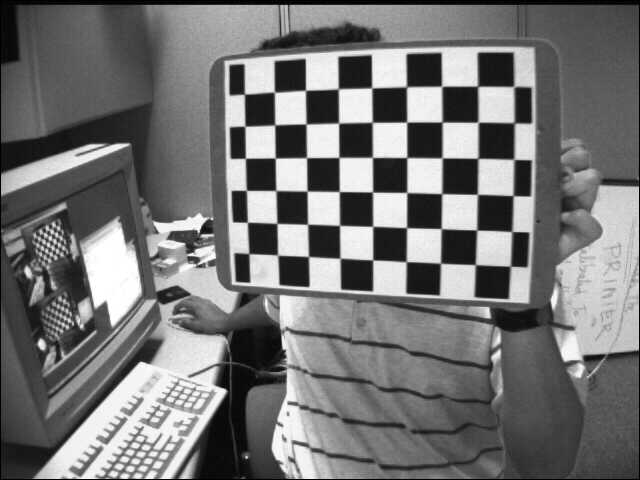
#> input picture left/left01.jpg, 640 x 480 px, given in place of left01.jpg.jpg, which was not available
$ python rectify.py left/left01.jpg   (older library calls are emulated)
#> lines starting #> are read from the running program, lines starting #| are printed output that depends on the picture; long printed decimals are rounded; pictures that were not available may be replaced by others from this repository, and a replacement may not be noted
import cv2, sys
import numpy as np
import matplotlib.pyplot as plt
from PIL import Image
name = sys.argv[1]
imgl = cv2.imread('left/left' + name + '.jpg', 0)
#> imgl is the input picture: shape (480, 640); min 0, max 255, mean 116.6
imgr = cv2.imread('right/right' + name + '.jpg', 0)
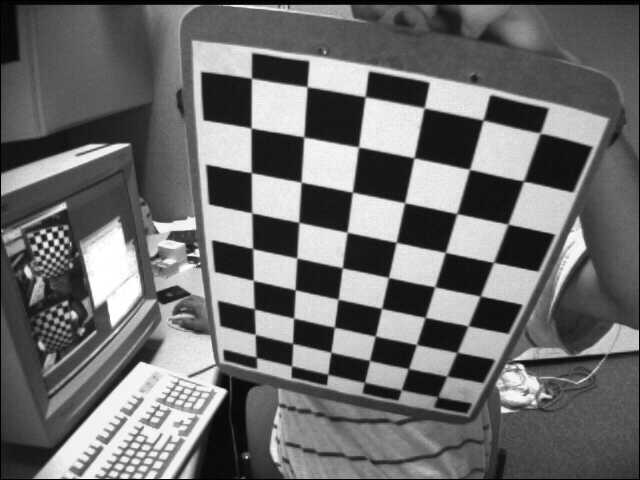
#> input picture left/left02.jpg, 640 x 480 px, given in place of left01.jpg.jpg, which was not available
#> imgr is the input picture: shape (480, 640); min 0, max 255, mean 109
h, w = imgl.shape
#> h = 480; w = 640
# help(cv2.stereoRectify)
cml = np.load('cameraMatrix1.npy')
#> (reads cameraMatrix1.npy from the repository)
dcl = np.load('distCoeffs1.npy')
#> (reads distCoeffs1.npy from the repository)
cmr = np.load('cameraMatrix2.npy')
#> (reads cameraMatrix2.npy from the repository)
dcr = np.load('distCoeffs2.npy')
#> (reads distCoeffs2.npy from the repository)
R = np.load('R.npy')
T = np.load('T.npy')

R1, R2, P1, P2, Q, validPixROI1, validPixROI2 = cv2.stereoRectify(cml, dcl, cmr, dcr, (w, h), R, T, 1, (0,0))
#> validPixROI1 = (0, 0, 640, 480); validPixROI2 = (0, 0, 640, 480)
print(P1)
#| [[534.933   0.         341.351    0.        ]
#|  [  0.         534.933 243.340    0.        ]
#|  [  0.           0.           1.           0.        ]]
print(P2)
#| [[ 5.34933156e+02  0.00000000e+00  3.41350861e+02 -1.78041986e+03]
#|  [ 0.00000000e+00  5.34933156e+02  2.43340427e+02  0.00000000e+00]
#|  [ 0.00000000e+00  0.00000000e+00  1.00000000e+00  0.00000000e+00]]
Left_Stereo_Map = cv2.initUndistortRectifyMap(cml, dcl, R1, P1, (w, h), cv2.CV_16SC2)
Right_Stereo_Map= cv2.initUndistortRectifyMap(cmr, dcr, R2, P2, (w, h), cv2.CV_16SC2)

Left_rectified= cv2.remap(imgl, Left_Stereo_Map[0],Left_Stereo_Map[1], cv2.INTER_LANCZOS4, cv2.BORDER_CONSTANT, 0)
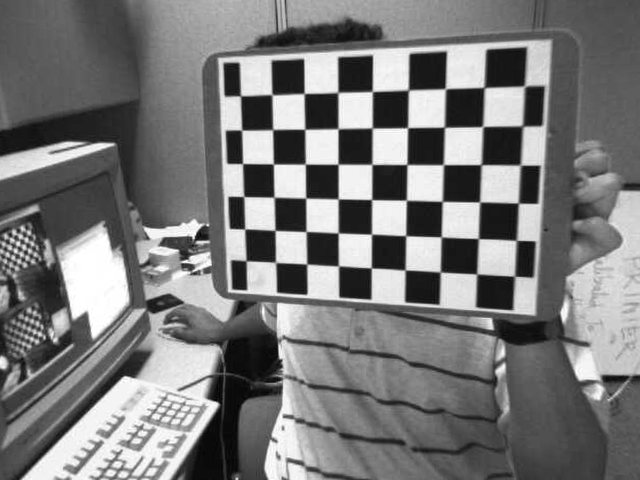
#> Left_rectified: shape (480, 640); min 1, max 255, mean 121.4
Right_rectified= cv2.remap(imgr, Right_Stereo_Map[0],Right_Stereo_Map[1], cv2.INTER_LANCZOS4, cv2.BORDER_CONSTANT, 0)
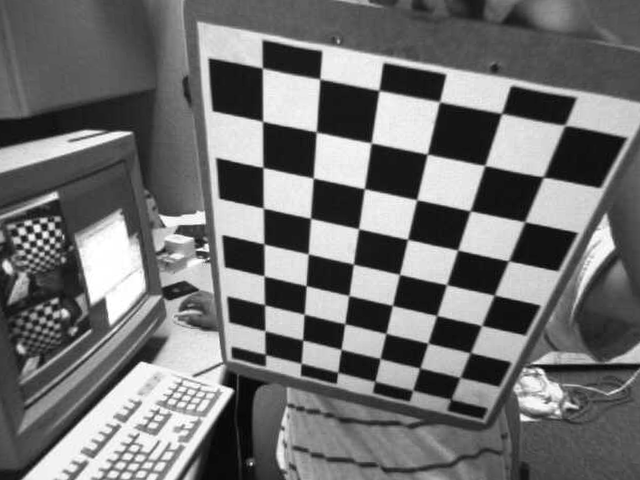
#> Right_rectified: shape (480, 640); min 0, max 255, mean 113.4
# cv2.imwrite('output/left_rectified.png', Left_rectified)
# cv2.imwrite('output/right_rectified.png', Right_rectified)
im_L=Image.fromarray(Left_rectified)
im_R=Image.fromarray(Right_rectified)

img_compare = Image.new('RGBA',(w * 2, h))
#> img_compare: PIL image 1280x480 RGBA; every value is 0
img_compare.paste(im_L, box=(0,0))
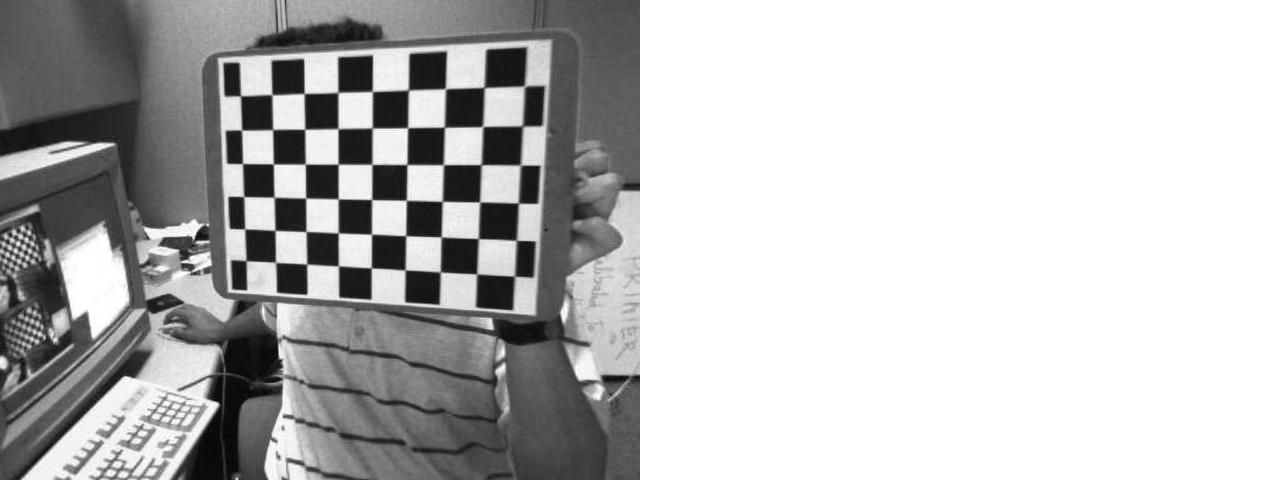
#> img_compare: PIL image 1280x480 RGBA; mean R, G, B, A 60.7, 60.7, 60.7, 127.5; transparent parts drawn white
img_compare.paste(im_R, box=(640,0))
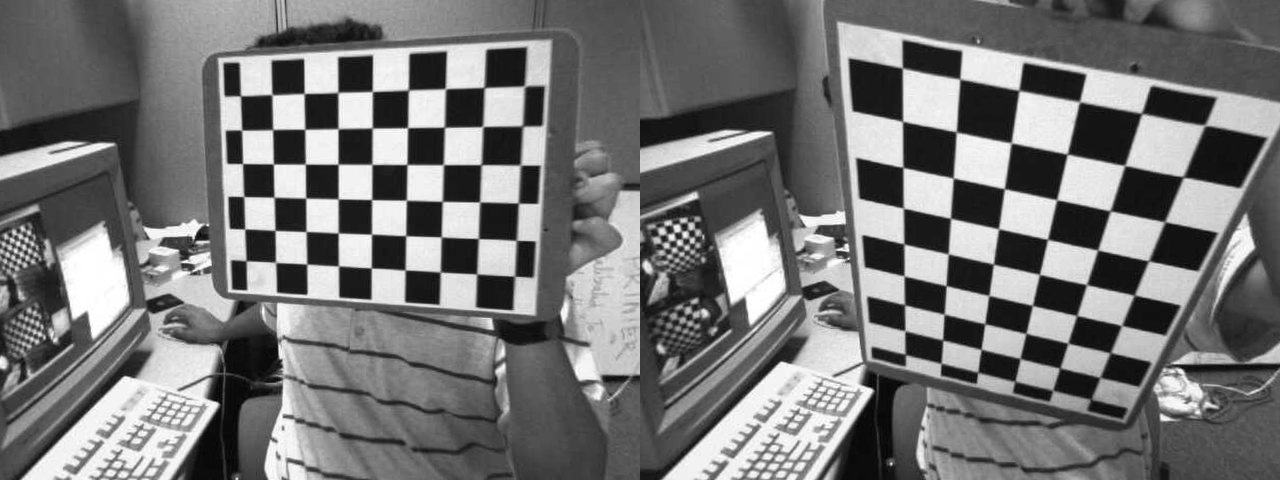
#> img_compare: PIL image 1280x480 RGBA; mean R, G, B, A 117.4, 117.4, 117.4, 255

for i in range(1,20):
    len=480/20
    plt.axhline(y=i*len, color='r', linestyle='-')
plt.imshow(img_compare)
plt.savefig('output/rectify.png')
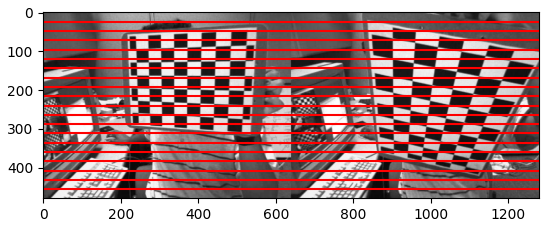
#> figure drawn by matplotlib, 1 panel
